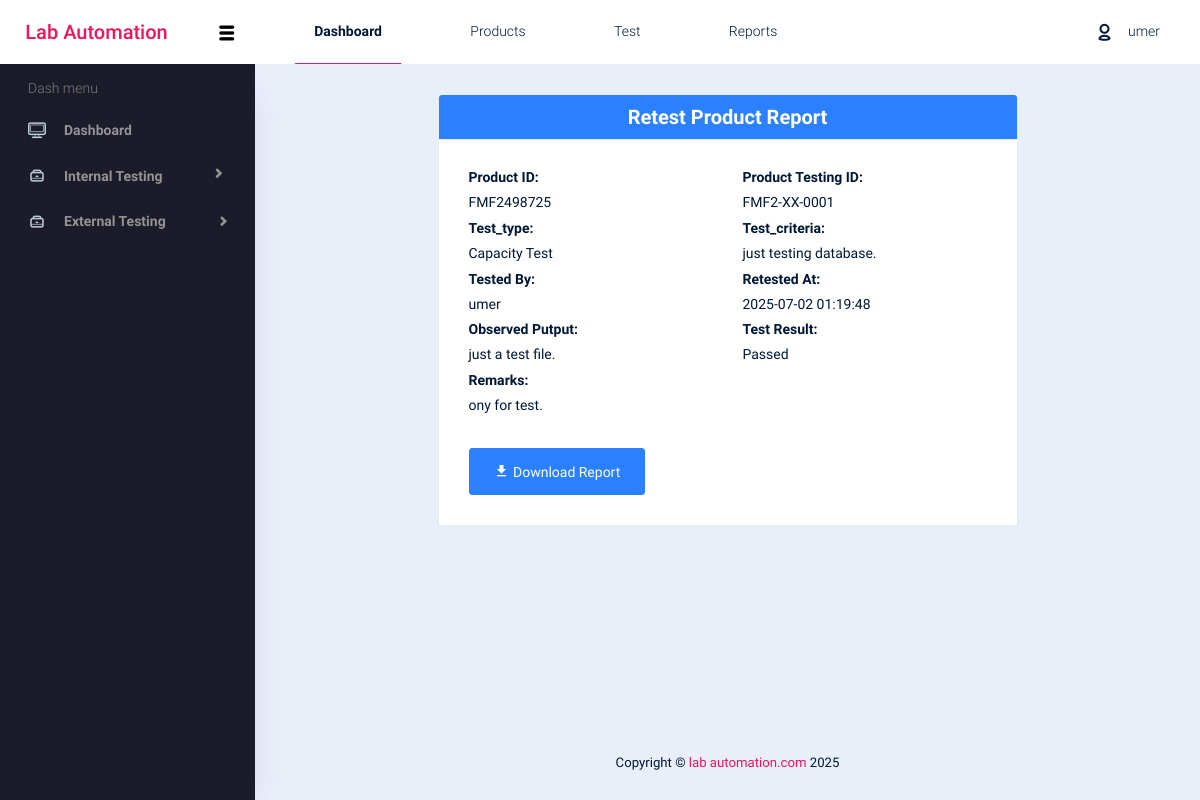
Page /retest-prod-report.php?prodid=3 (signed in) on the committed database.
### tables this page shows
CREATE TABLE `retested_products` (
  `id` int(11) NOT NULL,
  `product_id` varchar(50) NOT NULL,
  `test_id` varchar(50) NOT NULL,
  `test_type` varchar(100) NOT NULL,
  `test_criteria` text NOT NULL,
  `observed_output` text NOT NULL,
  `tested_by` varchar(100) NOT NULL,
  `test_result` enum('Passed','Failed') NOT NULL,
  `remarks` text NOT NULL,
  `retest_date` timestamp NOT NULL DEFAULT current_timestamp()
);

### retest-prod-report.php (the view, shortened to what this page needs)
<!DOCTYPE html>
<html lang="en">
<head>
    <link rel="stylesheet" href="vendors/typicons.font/font/typicons.css">
    <link rel="stylesheet" href="vendors/css/vendor.bundle.base.css">
    <link rel="stylesheet" href="css/vertical-layout-light/style.css">
    <link href="https://cdn.jsdelivr.net/npm/@mdi/font@7.2.96/css/materialdesignicons.min.css" rel="stylesheet">
</head>
<body>
    <div class="container-scroller">
        <?php include 'components/navBar.php'; ?>
        <div class="container-fluid page-body-wrapper">
            <?php include 'components/sideBar.php'; ?>
            <div class="main-panel">
                <div class="content-wrapper" style="display: flex; justify-content: center;">
                    <div class="row justify-content-center">
                        <div class="col-md-8">
                            <div class="card" id="htmlContent">
                                <div class="card-header bg-info text-white">
                                    <h3 class="text-center mb-0 font-weight-bold">Retest Product Report</h3>
                                </div>
                                <?php
                                include "config.php";
                                $id = $_GET['prodid'];
                                $sql = "SELECT * FROM retested_products
                                        WHERE id = {$id}";
                                $result = mysqli_query($connect, $sql);
                                if ($row = mysqli_fetch_assoc($result)) {
                                    ?>
                                    <div class="card-body">
                                        <div class="row">
                                            <div class="col-md-6">
                                                <h5 class="font-weight-bold">Product ID:</h5>
                                                <p><?= $row['product_id'] ?></p>
                                            </div>
                                            <div class="col-md-6">
                                                <h5 class="font-weight-bold">Product Testing ID:</h5>
                                                <p><?= $row['test_id'] ?></p>
                                            </div>
                                            <div class="col-md-6">
                                                <h5 class="font-weight-bold">Test_type:</h5>
                                                <p><?= $row['test_type'] ?></p>
                                            </div>
                                            <div class="col-md-6">
                                                <h5 class="font-weight-bold">Test_criteria:</h5>
                                                <p><?= $row['test_criteria'] ?></p>
                                            </div>
                                            <div class="col-md-6">
                                                <h5 class="font-weight-bold">Tested By:</h5>
                                                <p><?= $row['tested_by'] ?></p>
                                            </div>
                                            <div class="col-md-6">
                                                <h5 class="font-weight-bold">Retested At:</h5>
                                                <p><?= $row['retest_date'] ?></p>
                                            </div>
                                            <div class="col-md-6">
                                                <h5 class="font-weight-bold">Observed Putput:</h5>
                                                <p><?= $row['observed_output'] ?></p>
                                            </div>
                                            <div class="col-md-6">
                                                <h5 class="font-weight-bold">Test Result:</h5>
                                                <p><?= $row['test_result'] ?></p>
                                            </div>
                                            <div class="col-md-6">
                                                <h5 class="font-weight-bold">Remarks:</h5>
                                                <p><?= $row['remarks'] ?></p>
                                            </div>
                                            <div class="col-md-12 mt-4">
                                                <button class="btn btn-info no-print" id="generatePDF">
                                                    <i class="mdi mdi-download"></i> Download Report
                                                </button>
                                            </div>
                                        </div>
                                    </div>
                                <?php } ?>
                            </div>
                        </div>
                    </div>
                </div>
                <?php include 'components/footer.php'; ?>
            </div>
        </div>
    </div>
</body>
</html>

### rows in the picture
retested_products: product "FMF2498725", test "FMF2-XX-0001", test_type "Capacity Test", test_criteria "just testing database.", tested_by "umer", retest_date "2025-07-02 01:19:48", observed_output "just a test file.", test_result "Passed", remarks "ony for test."

### other values in the picture
$_SESSION["first_name"] "umer"
